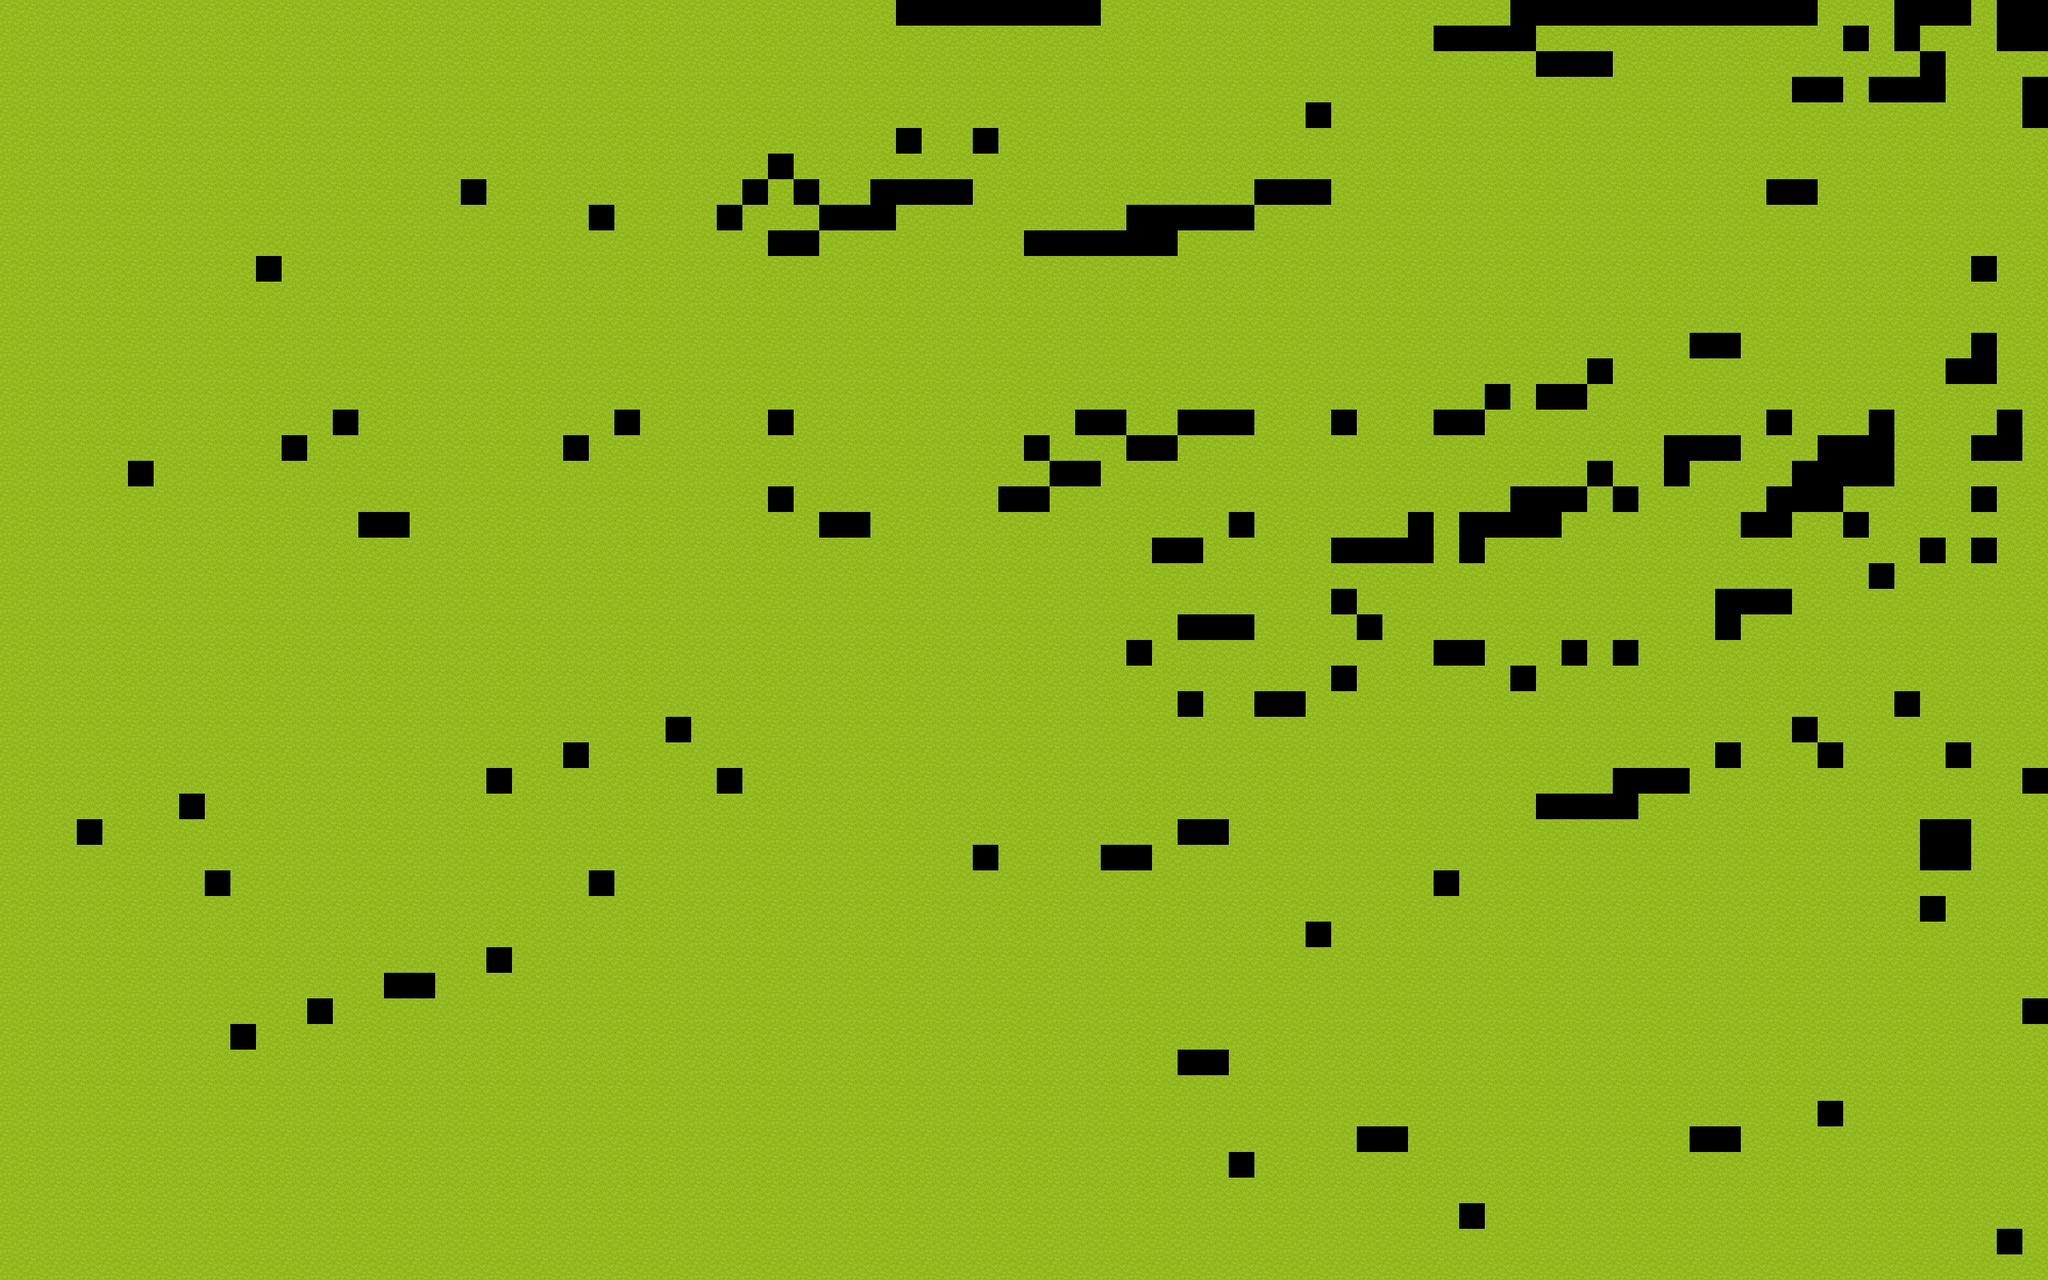

Rendered tile map (Tiled .tmx) drawn with the repository's tilesets; below, a short description and the map source with its tile grids summarised:
An orthogonal 80x50 tile map with 32x32 px tiles, 1 tile layer (图块层 1), 2 tilesets and 1 object.

<map version="1.10" tiledversion="1.11.2" orientation="orthogonal" renderorder="right-down" width="80" height="50" tilewidth="32" tileheight="32" infinite="0" nextlayerid="3" nextobjectid="2">
 <tileset firstgid="1" source="part_1.tsx" />
 <tileset firstgid="129" source="tree.tsx" />
 <layer id="1" name="图块层 1" width="80" height="50">
  <data>[4000 cells, 3773 non-empty, 1 distinct tile ids]</data>
 </layer>
 <objectgroup id="2" name="对象层 1">
  <object id="1" gid="129" x="224" y="512" width="64" height="64" />
 </objectgroup>
</map>